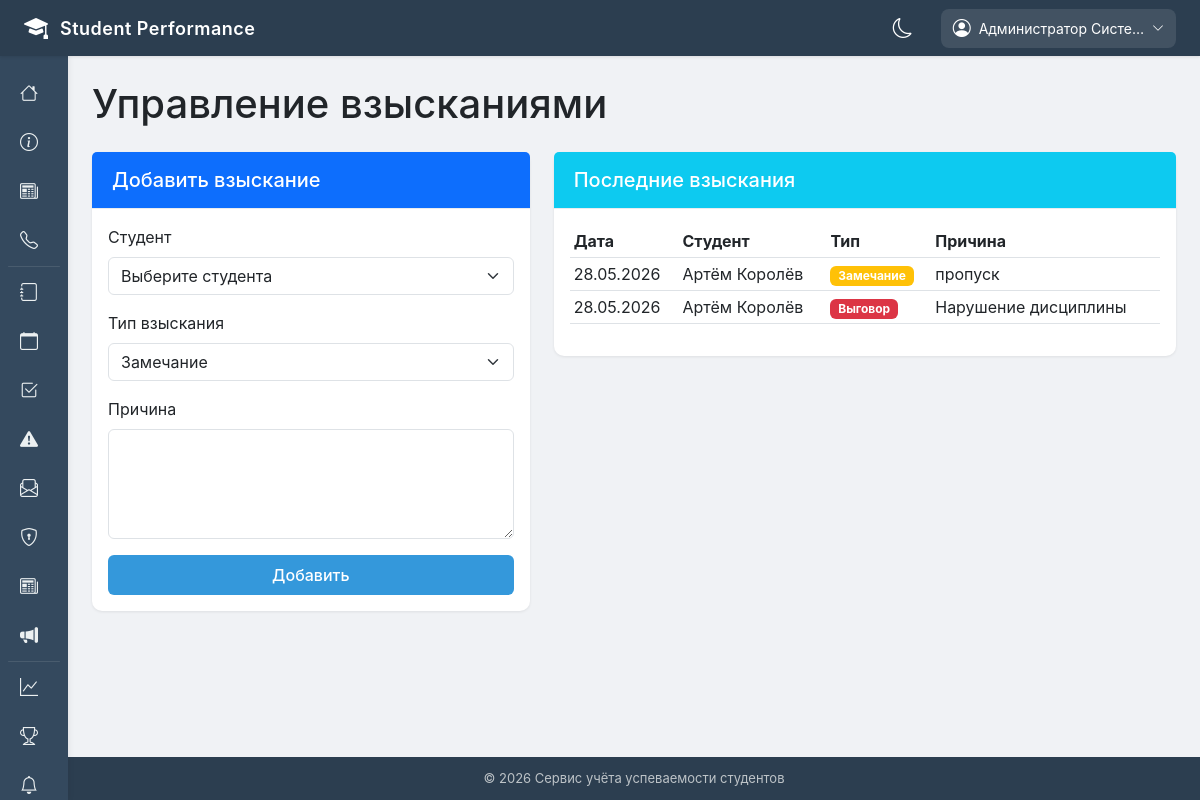
The page /control/penalties/ (signed in) on the database its author committed.
### apps/accounts/models.py (models this page shows, shortened)
class User(AbstractUser):
    ROLE_CHOICES = [
        ('admin', 'Администратор'),
        ('teacher', 'Преподаватель'),
        ('student', 'Студент'),
        ('headman', 'Староста'),
        ('curator', 'Куратор'),
    ]
    role = models.CharField(max_length=20, choices=ROLE_CHOICES, default='student', verbose_name='Роль')
    phone_number = models.CharField(
        max_length=20,
        blank=True,
        null=True,
        validators=[RegexValidator(r'^\+375 \(\d{2}\) \d{3}-\d{2}-\d{2}$')],
        verbose_name='Номер телефона'
    )
    avatar = models.ImageField(upload_to='avatars/', blank=True, null=True, verbose_name='Аватар')
    date_of_birth = models.DateField(blank=True, null=True, verbose_name='Дата рождения')
    address = models.TextField(blank=True, null=True, verbose_name='Адрес')
    class Meta:
        verbose_name = 'Пользователь'
        verbose_name_plural = 'Пользователи'
        ordering = ['last_name', 'first_name']

class Penalty(models.Model):
    PENALTY_TYPES = [
        ('warning', 'Замечание'),
        ('reprimand', 'Выговор'),
        ('severe_reprimand', 'Строгий выговор'),
        ('expulsion', 'Отчисление'),
    ]
    student = models.ForeignKey('StudentProfile', on_delete=models.CASCADE, related_name='penalties', verbose_name='Студент')
    penalty_type = models.CharField(max_length=20, choices=PENALTY_TYPES, verbose_name='Тип взыскания')
    reason = models.TextField(verbose_name='Причина')
    issued_by = models.ForeignKey('User', on_delete=models.SET_NULL, null=True, related_name='issued_penalties', verbose_name='Кто выдал')
    issued_at = models.DateTimeField(auto_now_add=True, verbose_name='Дата выдачи')
    is_active = models.BooleanField(default=True, verbose_name='Активно')
    class Meta:
        verbose_name = 'Взыскание'
        verbose_name_plural = 'Взыскания'
        ordering = ['-issued_at']
    def get_penalty_color(self):
        colors = {
            'warning': 'warning',
            'reprimand': 'danger',
            'severe_reprimand': 'dark',
            'expulsion': 'black',
        }
        return colors.get(self.penalty_type, 'secondary')

class StudentProfile(models.Model):
    user = models.OneToOneField(User, on_delete=models.CASCADE, related_name='student_profile', verbose_name='Пользователь')
    group = models.ForeignKey('Group', on_delete=models.SET_NULL, null=True, blank=True, related_name='students', verbose_name='Группа')
    student_card_number = models.CharField(max_length=20, unique=True, blank=True, null=True, verbose_name='Номер студенческого')
    average_grade = models.DecimalField(max_digits=5, decimal_places=2, default=0, verbose_name='Средний балл')
    rating = models.IntegerField(default=0, verbose_name='Рейтинг')
    enrollment_year = models.IntegerField(verbose_name='Год поступления')
    class Meta:
        verbose_name = 'Профиль студента'
        verbose_name_plural = 'Профили студентов'

### apps/accounts/views.py (the view, shortened to what this page needs)
# urls.py: path('control/penalties/', views.admin_penalties, name='admin_penalties'),
@login_required
def admin_penalties(request):
    if not request.user.is_superuser:
        messages.error(request, 'Доступ запрещён')
        return redirect('home')
    from .models import StudentProfile, Penalty
    students = StudentProfile.objects.all().select_related('user', 'group')
    penalties = Penalty.objects.all().select_related('student__user', 'issued_by').order_by('-issued_at')[:50]
    context = {
        'students': students,
        'penalties': penalties,
        'penalty_types': Penalty.PENALTY_TYPES,
    }
    return render(request, 'accounts/admin_penalties.html', context)

### templates/accounts/admin_penalties.html (shortened to what this page needs)
{% extends 'base.html' %}
{% block content %}
<div class="row">
    <div class="col-12">
        <h1 class="mb-4"> Управление взысканиями</h1>
    </div>
</div>
<div class="row">
    <div class="col-md-5">
        <div class="card mb-4">
            <div class="card-header bg-primary text-white">
                <h5 class="mb-0">Добавить взыскание</h5>
            </div>
            <div class="card-body">
                <form method="post">
                    <div class="mb-3">
                        <label class="form-label">Студент</label>
                        <select name="student_id" class="form-select" required>
                            <option value="">Выберите студента</option>
                        </select>
                    </div>
                    <div class="mb-3">
                        <label class="form-label">Тип взыскания</label>
                        <select name="penalty_type" class="form-select" required>
                            {% for value, label in penalty_types %}
                                <option value="{{ value }}">{{ label }}</option>
                            {% endfor %}
                        </select>
                    </div>
                    <div class="mb-3">
                        <label class="form-label">Причина</label>
                        <textarea name="reason" class="form-control" rows="4" required></textarea>
                    </div>
                    <button type="submit" class="btn btn-primary w-100">Добавить</button>
                </form>
            </div>
        </div>
    </div>
    <div class="col-md-7">
        <div class="card">
            <div class="card-header bg-info text-white">
                <h5 class="mb-0">Последние взыскания</h5>
            </div>
            <div class="card-body">
                {% if penalties %}
                    <div class="table-responsive">
                        <table class="table table-sm">
                            <thead>
                                <tr>
                                    <th>Дата</th>
                                    <th>Студент</th>
                                    <th>Тип</th>
                                    <th>Причина</th>
                                </tr>
                            </thead>
                            <tbody>
                                {% for penalty in penalties %}
                                    <tr>
                                        <td>{{ penalty.issued_at|date:"d.m.Y" }}</td>
                                        <td>{{ penalty.student.user.get_full_name }}</td>
                                        <td>
                                            <span class="badge bg-{{ penalty.get_penalty_color }}">
                                                {{ penalty.get_penalty_type_display }}
                                            </span>
                                        </td>
                                        <td>{{ penalty.reason|truncatechars:50 }}</td>
                                    </tr>
                                {% endfor %}
                            </tbody>
                        </table>
                    </div>
                {% else %}
                    <p class="text-muted text-center">Нет взысканий</p>
                {% endif %}
            </div>
        </div>
    </div>
</div>
{% endblock %}

### templates/base.html (shortened to what this page needs)
<!DOCTYPE html>
<html lang="ru">
<head>
    <link href="https://cdn.jsdelivr.net/npm/bootstrap@5.3.0/dist/css/bootstrap.min.css" rel="stylesheet">
    <link rel="stylesheet" href="https://cdn.jsdelivr.net/npm/bootstrap-icons@1.11.0/font/bootstrap-icons.css">
</head>
<body>
    <div class="top-header">
        <div class="logo-area">
            <a href="{% url 'home' %}" style="text-decoration: none; color: white; display: flex; align-items: center; gap: 12px;">
                <i class="bi bi-mortarboard-fill"></i>
                <span>Student Performance</span>
            </a>
        </div>
        <div class="header-right">
            <div class="theme-toggle-header" onclick="toggleDarkMode()">
                <i id="themeIcon" class="bi bi-moon"></i>
            </div>
            {% if user.is_authenticated %}
                <div class="user-menu">
                    <div class="user-btn">
                        <i class="bi bi-person-circle"></i>
                        <span>{{ user.get_full_name|default:user.username|truncatechars:20 }}</span>
                        <i class="bi bi-chevron-down" style="font-size: 12px;"></i>
                    </div>
                </div>
            {% endif %}
        </div>
    </div>
    <div class="sidebar">
        <ul class="nav-links">
            <li>
                <a href="{% url 'home' %}">
                    <i class="bi bi-house"></i>
                </a>
            </li>
            <li>
                <a href="{% url 'about' %}">
                    <i class="bi bi-info-circle"></i>
                </a>
            </li>
            <li>
                <a href="{% url 'news_list' %}">
                    <i class="bi bi-newspaper"></i>
                </a>
            </li>
            <li>
                <a href="{% url 'contacts' %}">
                    <i class="bi bi-telephone"></i>
                </a>
            </li>
            {% if user.is_authenticated %}
                <li class="sidebar-divider"></li>
                {% if user.role == 'student' or user.role == 'headman' %}
                    <li>
                        <a href="{% url 'gradebook_view' %}">
                            <i class="bi bi-journal"></i>
                            <span>Зачётка</span>
                        </a>
                    </li>
                    <li>
                        <a href="{% url 'student_statistics' %}">
                            <i class="bi bi-graph-up"></i>
                            <span>Статистика</span>
                        </a>
                    </li>
                    <li>
                        <a href="{% url 'schedule_view' %}">
                            <i class="bi bi-calendar"></i>
                            <span>Расписание</span>
                        </a>
                    </li>
                    <li>
                        <a href="{% url 'student_attendance' %}">
                            <i class="bi bi-calendar-check"></i>
                            <span>Посещаемость</span>
                        </a>
                    </li>
                    <li>
                        <a href="{% url 'assignments_list' %}">
                            <i class="bi bi-journal-bookmark-fill"></i>
                            <span>Задания</span>
                        </a>
                    </li>
                    <li>
                        <a href="{% url 'requests_list' %}">
                            <i class="bi bi-envelope"></i>
                            <span>Заявки</span>
                        </a>
                    </li>
                    <li>
                        <a href="{% url 'group_list' %}">
                            <i class="bi bi-people-fill"></i>
                            <span>Моя группа</span>
                        </a>
                    </li>
                    <li>
                        <a href="{% url 'penalties_list' %}">
                            <i class="bi bi-exclamation-triangle-fill"></i>
                            <span>Взыскания</span>
                        </a>
                    </li>
                    <li>
                        <a href="{% url 'student_announcements' %}">
                            <i class="bi bi-megaphone-fill"></i>
                            <span>Объявления</span>
                        </a>
                    </li>
                {% elif user.is_superuser %}
                    <li>
                        <a href="{% url 'admin_all_grades' %}">
                            <i class="bi bi-journal"></i>
                        </a>
                    </li>
                    <li>
                        <a href="{% url 'admin_all_schedule' %}">
                            <i class="bi bi-calendar"></i>
                        </a>
                    </li>
                    <li>
                        <a href="{% url 'admin_attendance' %}">
                            <i class="bi bi-check2-square"></i>
                        </a>
                    </li>
                    <li>
                        <a href="{% url 'admin_penalties' %}">
                            <i class="bi bi-exclamation-triangle-fill"></i>
                        </a>
                    </li>
                    <li>
                        <a href="{% url 'admin_requests' %}">
                            <i class="bi bi-envelope-paper"></i>
                        </a>
                    </li>
                    <li>
                        <a href="/admin/">
                            <i class="bi bi-shield-lock"></i>
                        </a>
                    </li>
                    <li>
                        <a href="{% url 'admin_news' %}">
                            <i class="bi bi-newspaper"></i>
                        </a>
                    </li>
                    <li>
                        <a href="{% url 'admin_announcements' %}">
                            <i class="bi bi-megaphone-fill"></i>
                        </a>
                    </li>
                {% endif %}
                <li class="sidebar-divider"></li>
                {% if user.role == 'student' or user.role == 'headman' or user.is_superuser or user.role == 'teacher'%}
                    <li>
                    <a href="{% url 'analytics_dashboard' %}">
                        <i class="bi bi-graph-up"></i>
                    </a>
                    </li>
                {% endif %}
                <li>
                    <a href="{% url 'rating_list' %}">
                        <i class="bi bi-trophy"></i>
                    </a>
                </li>
                <li>
                    <a href="{% url 'notifications_list' %}">
                        <i class="bi bi-bell"></i>
                    </a>
                </li>
            {% endif %}
        </ul>
    </div>
    <div class="main-content">
        <div class="content-wrapper">
            {% block content %}{% endblock %}
        </div>
        <footer>
            <div class="container">
                <p class="mb-0">&copy; 2026 Сервис учёта успеваемости студентов</p>
            </div>
        </footer>
    </div>
</body>
</html>

### rows shown on the page
User: get_full_name "Администратор Систе…"
Penalty: issued_at "28.05.2026", student.user.get_full_name "Артём Королёв", penalty_type "Замечание", reason "пропуск"
Penalty: issued_at "28.05.2026", student.user.get_full_name "Артём Королёв", penalty_type "Выговор", reason "Нарушение дисциплины"

### other values the page prints
form field penalty_type "Замечание"
